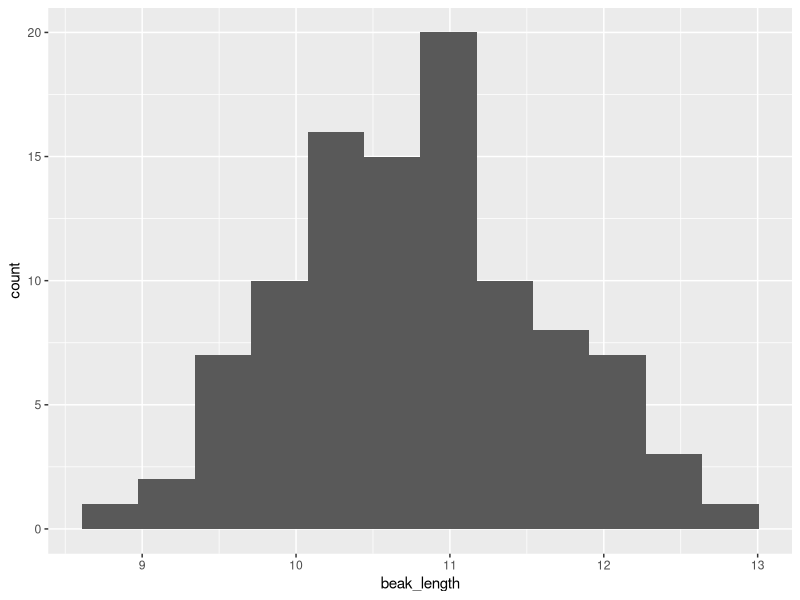
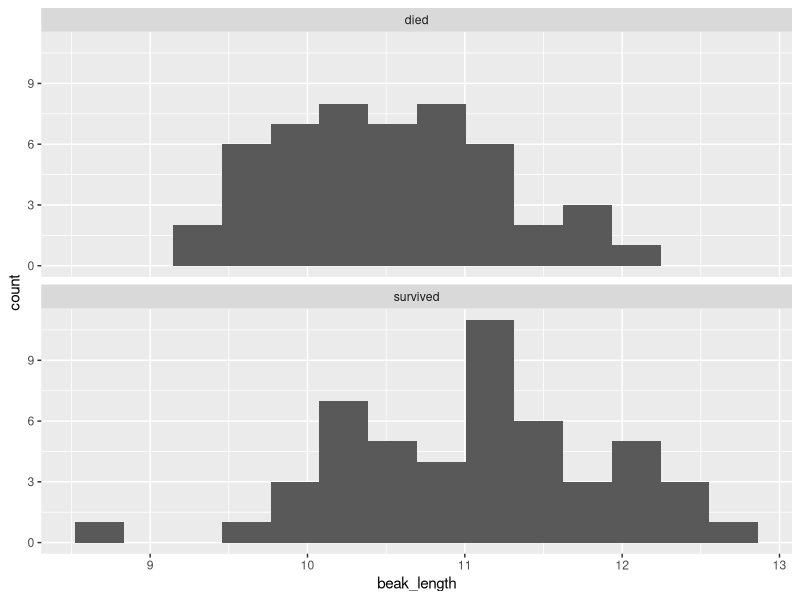
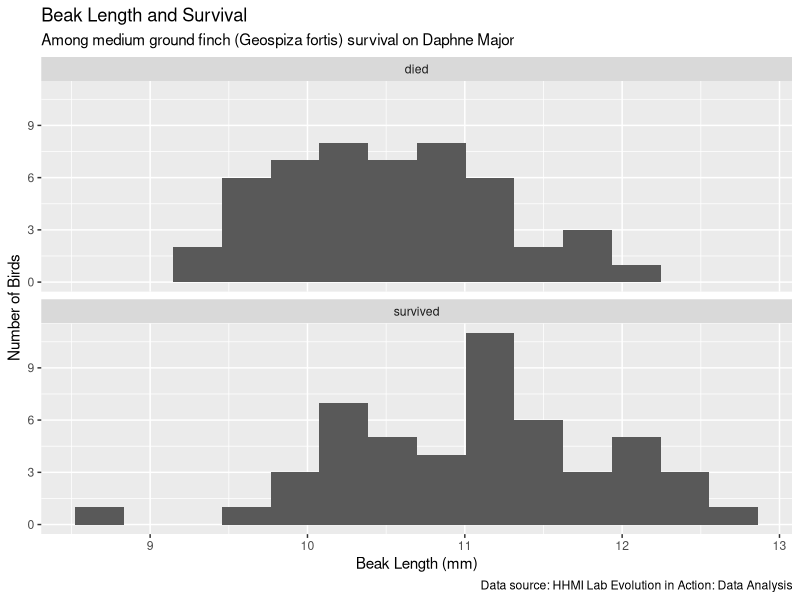
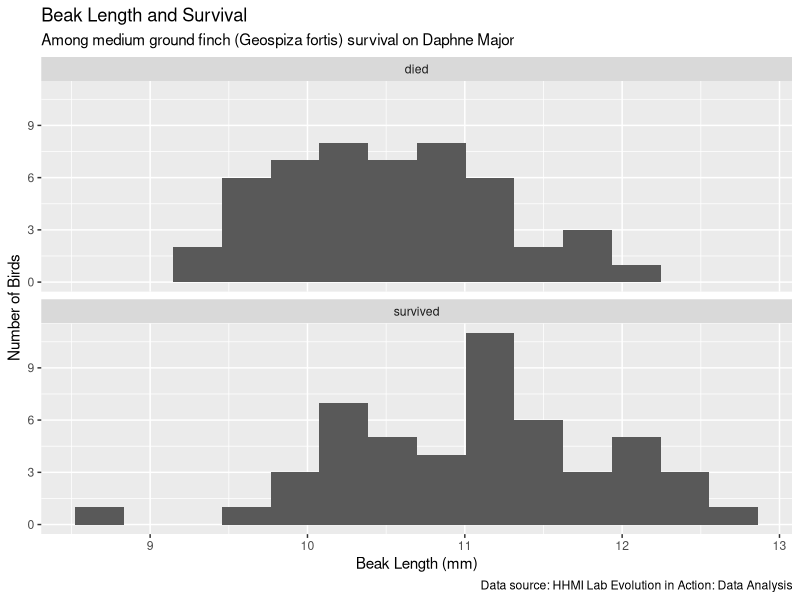

Write the R code that produced these figures, in order.
## ---- chunk 1
library(readxl)                # load readxl, for reading Excel files
library(tidyverse)             # load tidyverse, for working with datasets
## ---- chunk 2
finches <- read_excel("finches_data.xlsx")
finches
## ---- chunk 3
glimpse(finches)
## ---- chunk 4
summary(finches)
## ---- chunk 5
summary <- finches %>% 
  summarize(mean = mean(beak_length),
            sd = sd(beak_length),
            n = n()) %>% 
  mutate(sem = sd / sqrt(n),
         upper = mean + 2 * sem,
         lower = mean - 2 * sem)
summary
## ---- chunk 6
grouped_summary <- finches %>% 
  group_by(outcome) %>% 
  summarize(mean = mean(beak_length),
            sd = sd(beak_length),
            n = n()) %>% 
  mutate(sem = sd / sqrt(n),
         upper = mean + 2 * sem,
         lower = mean - 2 * sem)
grouped_summary
## ---- chunk 7
ggplot(finches, aes(x = beak_length)) +
  geom_histogram(bins = 12)
## ---- chunk 8
ggplot(finches, aes(beak_length)) +
  geom_histogram(bins = 14) +
  facet_wrap(~ outcome, ncol = 1)
## ---- chunk 9
ggplot(finches, aes(beak_length)) +
  geom_histogram(bins = 14) +
  facet_wrap(~ outcome, ncol = 1) +
  labs(
    x = "Beak Length (mm)",
    y = "Number of Birds",
    title = "Beak Length and Survival",
    subtitle = "Among medium ground finch (Geospiza fortis) survival on Daphne Major",
    caption = "Data source: HHMI Lab Evolution in Action: Data Analysis")
## ---- chunk 10
ggsave("Beak Length Histogram.png", width = 6.5, height = 6.5, units = "in")
